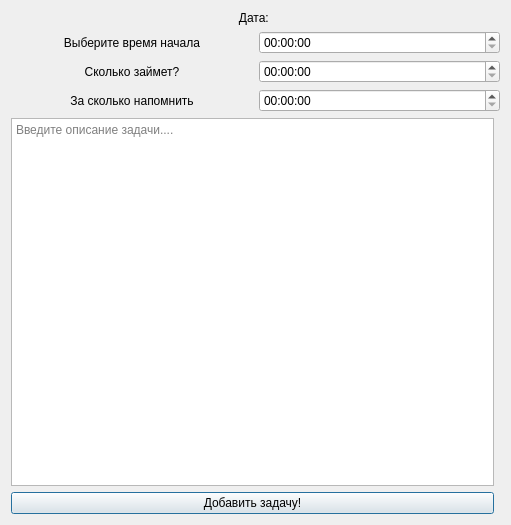
<?xml version="1.0" encoding="UTF-8"?>
<ui version="4.0">
 <class>Dialog</class>
 <widget class="QDialog" name="Dialog">
  <property name="geometry">
   <rect>
    <x>0</x>
    <y>0</y>
    <width>511</width>
    <height>525</height>
   </rect>
  </property>
  <property name="windowTitle">
   <string>Dialog</string>
  </property>
  <layout class="QGridLayout" name="gridLayout">
   <item row="1" column="0">
    <widget class="QTextEdit" name="description">
     <property name="placeholderText">
      <string>Введите описание задачи....</string>
     </property>
    </widget>
   </item>
   <item row="0" column="0" colspan="2">
    <layout class="QVBoxLayout" name="verticalLayout_3">
     <item>
      <layout class="QVBoxLayout" name="verticalLayout_2">
       <item>
        <layout class="QVBoxLayout" name="verticalLayout">
         <item>
          <widget class="QLabel" name="selected_date">
           <property name="text">
            <string>Дата: </string>
           </property>
           <property name="alignment">
            <set>Qt::AlignmentFlag::AlignCenter</set>
           </property>
          </widget>
         </item>
         <item>
          <layout class="QHBoxLayout" name="horizontalLayout">
           <item>
            <widget class="QLabel" name="label">
             <property name="text">
              <string>Выберите время начала</string>
             </property>
             <property name="alignment">
              <set>Qt::AlignmentFlag::AlignCenter</set>
             </property>
            </widget>
           </item>
           <item>
            <widget class="QTimeEdit" name="start_time">
             <property name="contextMenuPolicy">
              <enum>Qt::ContextMenuPolicy::CustomContextMenu</enum>
             </property>
            </widget>
           </item>
          </layout>
         </item>
        </layout>
       </item>
       <item>
        <layout class="QHBoxLayout" name="horizontalLayout_2">
         <item>
          <widget class="QLabel" name="label_2">
           <property name="text">
            <string>Сколько займет?</string>
           </property>
           <property name="alignment">
            <set>Qt::AlignmentFlag::AlignCenter</set>
           </property>
          </widget>
         </item>
         <item>
          <widget class="QTimeEdit" name="duration"/>
         </item>
        </layout>
       </item>
      </layout>
     </item>
     <item>
      <layout class="QHBoxLayout" name="horizontalLayout_3">
       <item>
        <widget class="QLabel" name="label_3">
         <property name="text">
          <string>За сколько напомнить</string>
         </property>
         <property name="alignment">
          <set>Qt::AlignmentFlag::AlignCenter</set>
         </property>
        </widget>
       </item>
       <item>
        <widget class="QTimeEdit" name="remind_before"/>
       </item>
      </layout>
     </item>
    </layout>
   </item>
   <item row="2" column="0">
    <widget class="QPushButton" name="add_task_btn">
     <property name="text">
      <string>Добавить задачу!</string>
     </property>
    </widget>
   </item>
  </layout>
 </widget>
 <resources/>
 <connections/>
</ui>
